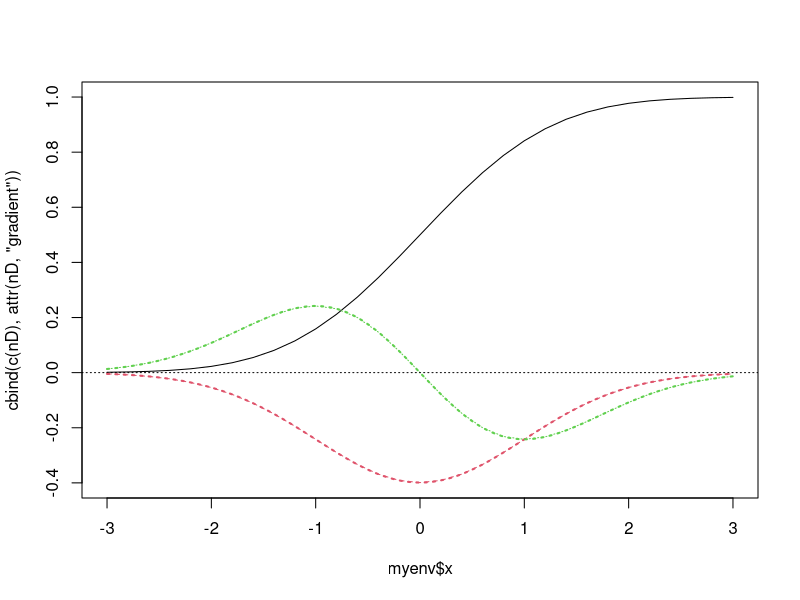

Generate this figure with R:
#!/usr/bin/r

myenv <- new.env()
myenv$mean <- 0.
myenv$sd   <- 1.
myenv$x    <- seq(-3., 3., length.out = 31)
nD <- numericDeriv(quote(pnorm(x, mean, sd)), c("mean", "sd"), myenv)
str(nD)

## Visualize :
require(graphics)
matplot(myenv$x, cbind(c(nD), attr(nD, "gradient")), type="l")
abline(h=0, lty=3)
## "gradient" is close to the true derivatives, you don't see any diff.:
curve( - dnorm(x), col=2, lty=3, lwd=2, add=TRUE)
curve(-x*dnorm(x), col=3, lty=3, lwd=2, add=TRUE)
##
## IGNORE_RDIFF_BEGIN
# shows 1.609e-8 on most platforms
all.equal(attr(nD,"gradient"),
          with(myenv, cbind(-dnorm(x), -x*dnorm(x))))
## IGNORE_RDIFF_END
